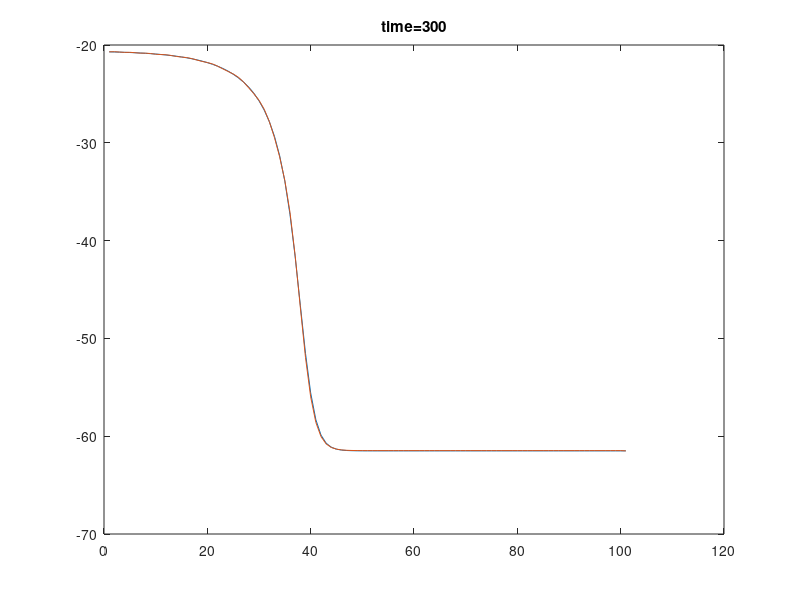

MATLAB code for this plot:
function [] = Richard1dPod_Proto2()
% Richars equation 1D solver tester.
% The function focus on fix Dirichlet BC.
% This function serves as a Demo for all Richard solver developed in this
% project.
% Proto1: created from Richard1d_Demo3() show experiment 1d POD method.
% Proto2: created from Proto1 to test hyper reduction via DEIM 
%
% Input parameters:
%
% Output parameters:
%
% Examples:
%
% % Short description of example, followed by Matlab code line
% >> matlab code of example
%
% See also: 
% Author:   Wei Xing
% History:  18/05/2017  file created
%
tic
%% Setup
% Spatial setup
lengthZ=100;
deltaZ=1;
nZ=lengthZ/deltaZ+1;

% Temporal setup
lengthTime=300;
deltaT=1;
nTime=lengthTime/deltaT;

% Iteration solver setup
nMaxIteration=1000;
maxIteError=0.1;


%% Initialize mesh
% [X,Z] = meshgrid(0:deltaX:lengthX,0:deltaZ:lengthZ);
[Z] = ndgrid(0:deltaZ:lengthZ);
mesh.lengthZ=lengthZ;
mesh.deltaZ=deltaZ;
mesh.nZ=nZ;


%%  Permeability field
scale=0.005;        % overall magnitude of the permeability field. decide the changing speed.
lengthcale=10;     %larger number means less stochastic (more correlation as one zooms in the 
                    %field) field. Thus gives smoother result.
% mesh.Ks=permeabilityField([Z(:)],lengthcale)*scale;


%% initial conditions and boundary value (DBC)
h_init=ones(nZ,1)*-61.5; %value for all initial points
h_init(1,1)=-20.7;       %value for top DBC
h_init(end,1)=-61.5;     %value for bottom DBC

mesh.dbcFlag=zeros(nZ,1);     %specify DBC location
mesh.dbcFlag(1)=1;
mesh.dbcFlag(end)=1;


%% Auxiliary variable   
% P=diag(dbcFlag);  picking up matrix
dbcIndex=find(mesh.dbcFlag);     %specify DBC index for later fitting in value
nodeIndex=find(~mesh.dbcFlag);   %specify free node index

nNode=sum(~mesh.dbcFlag);        %number of free node


%% FOM
mesh.H=h_init;
mesh.C=theataDifFunc(mesh.H);
mesh.K=kFunc(mesh.H);

tic
for t=1:nTime
    
    mesh=picardUpdate(mesh,deltaT,nMaxIteration,maxIteError);   
    TheataRecord(:,t)=mesh.H;
    
end
fomTimeCostFom=toc  


%% POD
podEnergy=0.999;

[U,S,V]=svd(TheataRecord,'econ');
% [U,S,V]=svd(H);
energy=diag(S);
cumulatedEnergy= cumsum(energy)./sum(energy);
[~,nPOD]=min(abs(cumulatedEnergy-podEnergy))

podBasis=U(:,1:nPOD);


%% Naive ROM
mesh.H=h_init;
mesh.C=theataDifFunc(mesh.H);
mesh.K=kFunc(mesh.H);

tic
for t=1:nTime
    
    mesh=picardPodUpdate(mesh,deltaT,nMaxIteration,maxIteError,podBasis);   
    TheataRecord2(:,t)=mesh.H;
    
end
podTimeCostFom=toc  



% Plot
figure(1)
for t=1:nTime
    plot(TheataRecord(:,t))
    hold on 
    plot(TheataRecord2(:,t))
    hold off
    title(sprintf('time=%i',t))
    drawnow
    frame(t)=getframe;

end


  
end
%%
function mesh=picardUpdate(mesh,deltaT,nMaxIteration,maxIteError)
%update mesh value using Picards iteration
  
    previousH=mesh.H;
    
    %main
    
    for k=1:nMaxIteration 
        H0=mesh.H;  %preserved for iteration compare
        
        %update mesh value 
        mesh.C=theataDifFunc(mesh.H);
        mesh.K=kFunc(mesh.H);
        
        [A,B]=picardAxbForm2(mesh,previousH,deltaT);
        %solve linear equation
        h=A\(B);
        
        %update mesh value
        nodeIndex=find(~mesh.dbcFlag);   %specify free node index   
        mesh.H(nodeIndex)=h;
         
        %stopping criteria
        sseIte=sum((mesh.H(:)-H0(:)).^2);
        if sqrt(sseIte)<maxIteError 
            break 
        end
        
    end
end

function mesh=picardPodUpdate(mesh,deltaT,nMaxIteration,maxIteError,V)
%update mesh value using Picards iteration

nodeIndex=find(~mesh.dbcFlag);   %specify free node index  

    previousH=mesh.H;   
    %main   
    for k=1:nMaxIteration 
        H0=mesh.H;  %preserved for iteration compare
        
        %update mesh value 
        mesh.C=theataDifFunc(mesh.H);
        mesh.K=kFunc(mesh.H);
        
        [A,B]=picardAxbForm2(mesh,previousH,deltaT);
        
        %POD decompose
        %POD only used for sloving Ax=b thus no huge improvements.
        Ar=V(nodeIndex,:)'*A*V(nodeIndex,:);
        Br=V(nodeIndex,:)'*B;
        
        %solve linear equation
        hr=Ar\(Br);
        
        %reassemble
        h=V(nodeIndex,:)*hr;
        
        %update mesh value
         
        mesh.H(nodeIndex)=h;
         
        %stopping criteria
        sseIte=sum((mesh.H(:)-H0(:)).^2);
        if sqrt(sseIte)<maxIteError 
            break 
        end
        
    end
end


%%
function mesh=picardDeimPodUpdate(mesh,deltaT,nMaxIteration,maxIteError,V)
%update mesh value using Picards iteration

nodeIndex=find(~mesh.dbcFlag);   %specify free node index  

    previousH=mesh.H;   
    %main   
    for k=1:nMaxIteration 
        H0=mesh.H;  %preserved for iteration compare
        
        %update mesh value 
        mesh.C=theataDifFunc(mesh.H);
        mesh.K=kFunc(mesh.H);
        
        [A,B]=picardAxbForm2(mesh,previousH,deltaT);
        
        %POD decompose
        %POD only used for sloving Ax=b thus no huge improvements.
        Ar=V(nodeIndex,:)'*A*V(nodeIndex,:);
        Br=V(nodeIndex,:)'*B;
        
        %solve linear equation
        hr=Ar\(Br);
        
        %reassemble
        h=V(nodeIndex,:)*hr;
        
        %update mesh value
         
        mesh.H(nodeIndex)=h;
         
        %stopping criteria
        sseIte=sum((mesh.H(:)-H0(:)).^2);
        if sqrt(sseIte)<maxIteError 
            break 
        end
        

    end
end




















%%
function [A,B]=picardAxbForm(mesh,previousH,deltaT)
%calculate linear system equation Ax=B of free node.
% This function is probabilly the fastest as not auxiliary shirft
% matrix/Picking up matrix is formed explicitly. All done by matrix
% indexing and circshirft

    % Auxiliary variable   
    dbcIndex=find(mesh.dbcFlag);     %specify DBC index for later fitting in value
    nodeIndex=find(~mesh.dbcFlag);   %specify free node index
    nNode=sum(~mesh.dbcFlag);        %number of free node   

    deltaZ=mesh.deltaZ;
    nZ=mesh.nZ;

    %main
%     C=theataDifFunc(mesh.H);
%     K=kFunc(mesh.H);
    
    C=mesh.C;
    K=mesh.K;
    
%     K=kFieldFunc(mesh.H,mesh.Ks);

    centerDiag = (2.*K+ circshift(K,1)+circshift(K,-1))/(2*deltaZ^2)+C/deltaT;  %A_center diagonal %first and last elements are meaningless                    
    upDiag     = (K+ circshift(K,1))/(-2*deltaZ^2);                                %A_up     diagonal %first and last elements are meaningless                  
    downDiag   = (K+ circshift(K,-1))/(-2*deltaZ^2);                               %A_down   diagonal %first and last elements are meaningless 

    B          = -(circshift(K,-1)-circshift(K,1))/(2*deltaZ)+previousH.*C/deltaT;

    %make spare A                    
    %Todo this part may be improved using better sparse diag
    Amethod=1;
    switch Amethod 
        case 1      %Very fast
            A_all=spdiags(centerDiag,0,nZ,nZ) +circshift(spdiags(upDiag,0,nZ,nZ),[0,-1]) +circshift(spdiags(downDiag,0,nZ,nZ),[0,1]);                                          
        case 2
            A_all=sparse (diag(centerDiag,0) +circshift(diag(upDiag,0),[0,-1]) +circshift(diag(downDiag,0),[0,1]));       
        otherwise 
    end

    %pick free node and componsate for dbc involved 

    B=B(nodeIndex)-A_all(nodeIndex,dbcIndex)*mesh.H(dbcIndex);
    A=A_all(nodeIndex,nodeIndex);

end

%%
% POD picardAxbForm
function [A,B]=picardAxbForm2(mesh,previousH,deltaT)
%calculate linear system equation Ax=B of free node with shirft matrix

    % Auxiliary variable   
    dbcIndex=find(mesh.dbcFlag);     %specify DBC index for later fitting in value
    nodeIndex=find(~mesh.dbcFlag);   %specify free node index
    nNode=sum(~mesh.dbcFlag);        %number of free node   

    deltaZ=mesh.deltaZ;
    nZ=mesh.nZ;
   
    C=mesh.C;
    K=mesh.K;
    
    % P=diag(dbcFlag);
    % P=spdiags(dbcFlag,0,nZ,nZ)
    
    % Calculation
    
    Amethod=1;
    switch Amethod
        case 1  %vary fast
            UpShift1Eye =circshift(speye(nZ),[-1,0]);
            lowShift1Eye=circshift(speye(nZ),[1,0]);
        case 2  %fast              
            UpShift1Eye =circshift(spdiags(ones(nZ,1),0,nZ,nZ),[-1,0]);
            lowShift1Eye=circshift(spdiags(ones(nZ,1),0,nZ,nZ),[1,0]);
        case 3  %DONT use 
        % If sparse matrix is not adopted. later calculation would be slow!
%             UpShirft1Eye=spdiags(ones(nZ),0,nZ,nZ);
            UpShift1Eye=diag(ones(nZ,1));                  %spdiags and diag takes similar time but different memory 
            UpShift1Eye=circshift(UpShift1Eye,[-1,0]);    %circshift is quick and use almost no time 
            lowShift1Eye=diag(ones(nZ,1));
            lowShift1Eye=circshift(lowShift1Eye,[1,0]);
    end
    
%     K=kFieldFunc(mesh.H,mesh.Ks);
    
    Amethod=1;
    switch Amethod
        case 1  
            %write 3 diagonal band  %very fast. as avoid matrix 
            %calculation and use a element wise operation.
            centerDiag = (2.*K+ lowShift1Eye*K+UpShift1Eye*K)/(2*deltaZ^2)+C/deltaT;       %A_center diagonal %first and last elements are meaningless                    
            upDiag     = (K+ lowShift1Eye*K)/(-2*deltaZ^2);                                %A_up     diagonal %first and last elements are meaningless                  
            downDiag   = (K+ UpShift1Eye*K)/(-2*deltaZ^2);                                 %A_down   diagonal %first and last elements are meaningless         
        case 2     
            %rewrite 3 diagonal band  %fast. do matrix calculation though
            %using sparse operations.
            centerDiag = (2.*speye(nZ)+lowShift1Eye+UpShift1Eye)./(2*deltaZ^2)*K+C/deltaT;   
            upDiag     = (speye(nZ)+lowShift1Eye)./(2*deltaZ^2)*K;
            downDiag   = (speye(nZ)+UpShift1Eye)./(2*deltaZ^2)*K;
    end
    
    B          = -(UpShift1Eye*K-lowShift1Eye*K)/(2*deltaZ)+previousH.*C/deltaT;

    %make spare metrix A                    
    %Todo this part may be improved using better sparse diag
    Amethod=4;
    switch Amethod 
        case 1      %Very fast
            A_all=spdiags(centerDiag,0,nZ,nZ) +circshift(spdiags(upDiag,0,nZ,nZ),[0,-1]) +circshift(spdiags(downDiag,0,nZ,nZ),[0,1]);                                          
        case 2      %Slow. Always NOT creat full matrix and then sparse it.
            A_all=sparse (diag(centerDiag,0) +circshift(diag(upDiag,0),[0,-1]) +circshift(diag(downDiag,0),[0,1]));   
        case 3      %not necessary but show a more clear formulation
            left1Eye=circshift(spdiags(ones(nZ),0,nZ,nZ),[0,-1]);
            right1Eye=circshift(spdiags(ones(nZ),0,nZ,nZ),[0,1]);
            A_all=spdiags(centerDiag,0,nZ,nZ) +spdiags(upDiag,0,nZ,nZ)*left1Eye + spdiags(downDiag,0,nZ,nZ)*right1Eye;   
        case 4
            A_all=spdiags(centerDiag,0,nZ,nZ) +spdiags(upDiag,0,nZ,nZ)*lowShift1Eye + spdiags(downDiag,0,nZ,nZ)*UpShift1Eye;  
        case 5
%             A_all=spdiags(centerDiag,0,nZ,nZ) +spdiags(upDiag,0,nZ,nZ)*lowShift1Eye + spdiags(downDiag,0,nZ,nZ)*UpShift1Eye;  
        case 6
            A_all=centerDiag*speye(nZ) +upDiag*speye(nZ)*lowShift1Eye + downDiag*speye(nZ)*lowShift1Eye;  
        otherwise 
    end

    %pick free node and componsate for dbc involved 

    B=B(nodeIndex)-A_all(nodeIndex,dbcIndex)*mesh.H(dbcIndex);
    A=A_all(nodeIndex,nodeIndex);

end



%%
% POD picardAxbForm
function [A,B]=picardAxbFormPod(mesh,previousH,deltaT,V)
%calculate linear system equation Ax=B of free node with shirft matrix

    % Auxiliary variable   
    dbcIndex=find(mesh.dbcFlag);     %specify DBC index for later fitting in value
    nodeIndex=find(~mesh.dbcFlag);   %specify free node index
    nNode=sum(~mesh.dbcFlag);        %number of free node   

    deltaZ=mesh.deltaZ;
    nZ=mesh.nZ;
   
    C=mesh.C;
    K=mesh.K;
    
    % P=diag(dbcFlag);
    % P=spdiags(dbcFlag,0,nZ,nZ)    %better solution
    
    % Calculation
    UpShift1Eye =circshift(speye(nZ),[-1,0]);
    lowShift1Eye=circshift(speye(nZ),[1,0]);

    %write 3 diagonal band  %very fast. as avoid matrix 
    %calculation and use a element wise operation.
    centerDiag = (2.*K+ lowShift1Eye*K+UpShift1Eye*K)/(2*deltaZ^2)+C/deltaT;       %A_center diagonal %first and last elements are meaningless                    
    upDiag     = (K+ lowShift1Eye*K)/(-2*deltaZ^2);                                %A_up     diagonal %first and last elements are meaningless                  
    downDiag   = (K+ UpShift1Eye*K)/(-2*deltaZ^2);                                 %A_down   diagonal %first and last elements are meaningless         
    
    B          = -(UpShift1Eye*K-lowShift1Eye*K)/(2*deltaZ)+previousH.*C/deltaT;

    %make spare metrix A                    
    %Todo this part may be improved using better sparse diag

    A_all=spdiags(centerDiag,0,nZ,nZ) +spdiags(upDiag,0,nZ,nZ)*lowShift1Eye + spdiags(downDiag,0,nZ,nZ)*UpShift1Eye;  


    Ar=V'*A_all*V;
    Br=V'*B;
    
    %pick free node and componsate for dbc involved 
    B=B(nodeIndex)-A_all(nodeIndex,dbcIndex)*mesh.H(dbcIndex);
    A=A_all(nodeIndex,nodeIndex);

end






%% 
function mesh=picardUpdate2(mesh,deltaT,nMaxIteration,maxIteError)
% update mesh value using Picards iteration including calculate linear system equation Ax=B of free node.

    % Auxiliary variable   
    dbcIndex=find(mesh.dbcFlag);     %specify DBC index for later fitting in value
    nodeIndex=find(~mesh.dbcFlag);   %specify free node index
    nNode=sum(~mesh.dbcFlag);        %number of free node   
    
    deltaZ=mesh.deltaZ;
    nZ=mesh.nZ;
    
    previousH=mesh.H;
    
    %main
    for k=1:nMaxIteration 
    
        H0=mesh.H;  %preserved for iteration compare
                
        C=theataDifFunc(mesh.H);
        K=kFunc(mesh.H);
%         K=kFieldFunc(mesh.H,mesh.Ks);

        centerDiag = (2.*K+ circshift(K,1)+circshift(K,-1))/(2*deltaZ^2)+C/deltaT;  %A_center diagonal %first and last elements are meaningless                    
        upDiag     = (K+ circshift(K,1))/(-2*deltaZ^2);                                %A_up     diagonal %first and last elements are meaningless                  
        downDiag   = (K+ circshift(K,-1))/(-2*deltaZ^2);                               %A_down   diagonal %first and last elements are meaningless 

        B      = (circshift(K,-1)-circshift(K,1))/(2*deltaZ)-previousH.*C/deltaT;

        %make spare A                    
        %Todo this part maybe improved using better sparse diag
        Amethod=1;
        switch Amethod 
            case 1      %Very fast
                A_all=spdiags(centerDiag,0,nZ,nZ) +circshift(spdiags(upDiag,0,nZ,nZ),[0,-1]) +circshift(spdiags(downDiag,0,nZ,nZ),[0,1]);                                          
            case 2
                A_all=sparse (diag(centerDiag,0) +circshift(diag(upDiag,0),[0,-1]) +circshift(diag(downDiag,0),[0,1]));       
            otherwise 
        end

        %pick free node and componsate for dbc involved 

        B=B(nodeIndex)+A_all(nodeIndex,dbcIndex)*mesh.H(dbcIndex);
        A=A_all(nodeIndex,nodeIndex);


        %solve linear equation
        h=A\(-B);
        mesh.H(nodeIndex)=h;
        
        %stopping criteria
        sseIte=sum((mesh.H(:)-H0(:)).^2);
        if sqrt(sseIte)<maxIteError 
            break 
        end
        
    end
       
            
end



%% Other functions
function theata=theataFunc(h)
theataS=0.287;
theataR=0.075;
alpha=1.611e6;
beta=3.96;

result=alpha.*(theataS-theataR)/(alpha+abs(h).^beta)+theataR;
end

function theataDif=theataDifFunc(h)
theata_s=0.287;
theata_r=0.075;
alpha=1.611e6;
beta=3.96;

theataDif=-alpha.*(theata_s-theata_r).*-1.*(alpha+abs(h).^beta).^(-2).*abs(h).^(beta-1);

end

function result=kFunc(h)
rho=1.175e6;
r=4.74;
k_s=0.00944;

result=k_s.*rho./(rho+abs(h).^r);
end

function result=kFieldFunc(h,ks)
% h and k must be the same sizes
rho=1.175e6;
r=4.74;

result=ks.*rho./(rho+abs(h).^r);
end

%% permeability field generator
function Ks=permeabilityField(X,lengthcale)
% permeability generator (log-normal) given X coordinates and measure lengthscale.
%
% log(ks)=z~N(0,cov(x1,x2))
% cov[z_{12}]=cov(x1,x2)=exp(-|x1-x2|/c) and E[z]=0
%
% pointCoordinate=[X(:),Z(:)];

%larger number means less stochastic field. Thus less smooth.
% lengthcale=10; 

[nX,dimX]=size(X);

%calculate distance matrix
distance = pdist(X);
distanceMatrix = squareform(distance);

%calculate covariance matrix
covMatrix=exp(-distanceMatrix./lengthcale);    

% KL decomposition on covariance matrix via SVD/eigen decomposition
% [klBasis,klEigenValue] = eigs(covMatrix,nY*nX); 
[klBasis,klEigenValue,~] = svds(covMatrix,nX); 


% [nKlBasis,~]=sizes(klBasis);


%Generate independent normal samples 
seed=101;
rng(seed);
sample= randn(nX,1);

%make multivariate Gaussian distributions with samples. zero mean.
%Covariance specified though KL basis.
Ks=klBasis*sqrt(klEigenValue)*sample;
% Ks=reshape(Ks,nY,nX);

% a log (multi) normal permeability field
Ks=exp(Ks);

end

